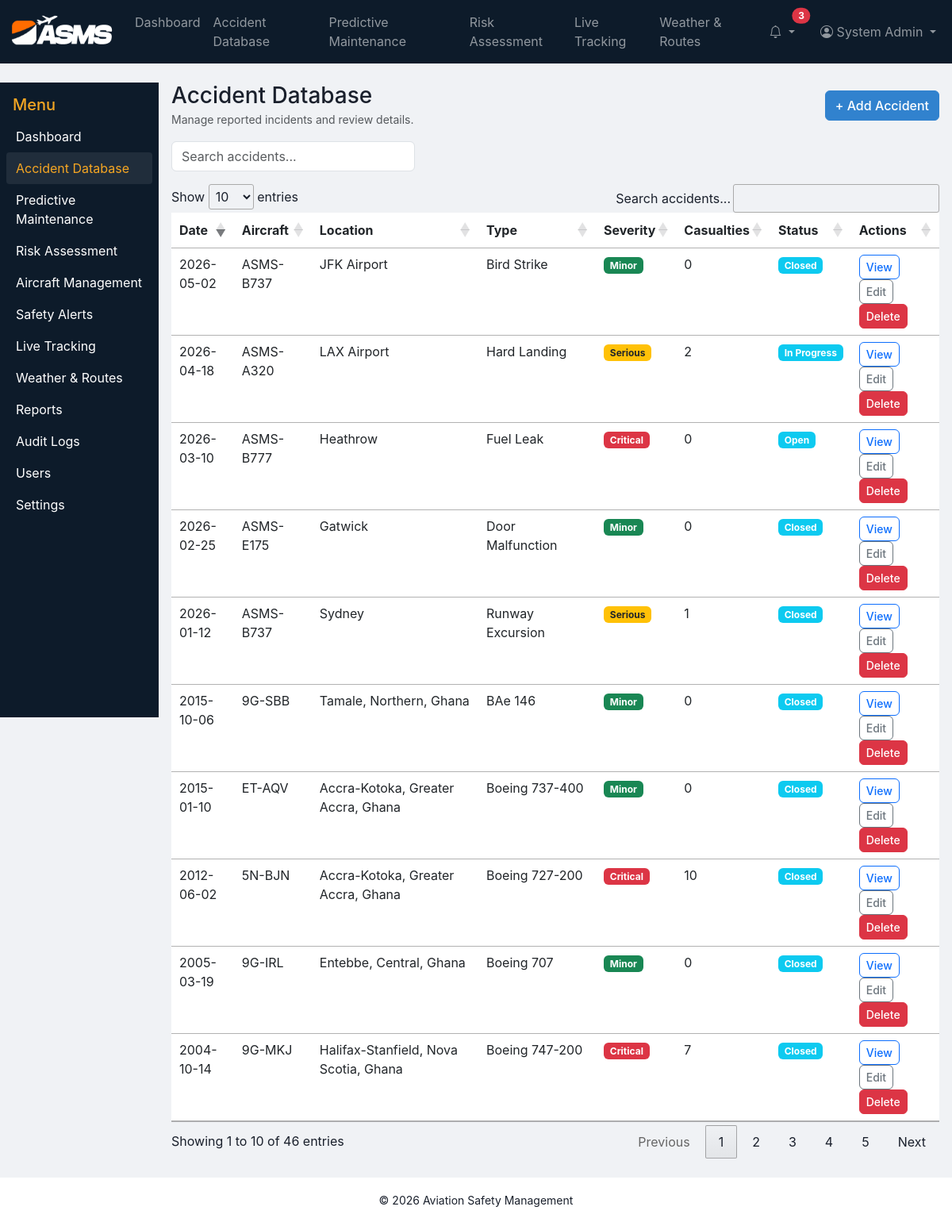
/asms/index.php?page=incidents (signed in), run on the app's committed database.
### tables this page shows
CREATE TABLE `incidents` (
  `id` int(11) NOT NULL,
  `incident_number` varchar(100) NOT NULL,
  `aircraft_id` int(11) DEFAULT NULL,
  `reported_by` int(11) DEFAULT NULL,
  `incident_type` varchar(100) DEFAULT NULL,
  `severity` enum('Minor','Serious','Critical') DEFAULT 'Minor',
  `location` varchar(255) DEFAULT NULL,
  `latitude` decimal(10,7) DEFAULT NULL,
  `longitude` decimal(10,7) DEFAULT NULL,
  `date_occurred` date DEFAULT NULL,
  `description` text DEFAULT NULL,
  `fatalities` int(11) DEFAULT 0,
  `injuries` int(11) DEFAULT 0,
  `status` enum('Open','In Progress','Closed') DEFAULT 'Open',
  `investigation_notes` text DEFAULT NULL,
  `created_at` timestamp NOT NULL DEFAULT current_timestamp(),
  `updated_at` timestamp NULL DEFAULT NULL
);

CREATE TABLE `aircraft` (
  `id` int(11) NOT NULL,
  `aircraft_code` varchar(50) NOT NULL,
  `aircraft_type` varchar(100) DEFAULT NULL,
  `manufacturer` varchar(100) DEFAULT NULL,
  `model` varchar(100) DEFAULT NULL,
  `serial_number` varchar(100) DEFAULT NULL,
  `registration_number` varchar(100) DEFAULT NULL,
  `status` varchar(50) DEFAULT 'active',
  `created_by` int(11) DEFAULT NULL,
  `created_at` timestamp NOT NULL DEFAULT current_timestamp(),
  `updated_at` timestamp NULL DEFAULT NULL
);

### asms/controllers/IncidentController.php (called while the page is built, shortened)
<?php
class IncidentController {
    public function index() {
        $db = Database::getInstance()->getConnection();
        $incidents = $db->query('SELECT i.*, a.aircraft_code FROM incidents i LEFT JOIN aircraft a ON a.id=i.aircraft_id ORDER BY date_occurred DESC')->fetchAll();
        require __DIR__ . '/../views/incidents/index.php';
    }
}

### asms/includes/functions.php (called while the page is built, shortened)
<?php
function e($str) {
    return htmlspecialchars($str, ENT_QUOTES, 'UTF-8');
}

### asms/views/incidents/index.php (the view)
<?php require_once __DIR__ . '/../layouts/header.php'; ?>
<?php require_once __DIR__ . '/../layouts/sidebar.php'; ?>
<div class="d-flex justify-content-between align-items-center mb-3">
  <div>
    <h3 class="mb-0">Accident Database</h3>
    <small class="text-muted">Manage reported incidents and review details.</small>
  </div>
  <a class="btn btn-primary" href="?page=incidents&action=create">+ Add Accident</a>
</div>
<div class="row mb-3">
  <div class="col-md-4">
    <input id="incident-search" class="form-control" placeholder="Search accidents...">
  </div>
</div>
<table class="table table-hover" id="incidents-table">
  <thead>
    <tr>
      <th>Date</th>
      <th>Aircraft</th>
      <th>Location</th>
      <th>Type</th>
      <th>Severity</th>
      <th>Casualties</th>
      <th>Status</th>
      <th>Actions</th>
    </tr>
  </thead>
  <tbody>
    <?php foreach($incidents as $inc): ?>
      <tr>
        <td><?php echo e($inc['date_occurred']); ?></td>
        <td><?php echo e($inc['aircraft_code']); ?></td>
        <td><?php echo e($inc['location']); ?></td>
        <td><?php echo e($inc['incident_type']); ?></td>
        <td><span class="badge <?php echo $inc['severity'] === 'Critical' ? 'bg-danger' : ($inc['severity'] === 'Serious' ? 'bg-warning text-dark' : 'bg-success'); ?>"><?php echo e($inc['severity']); ?></span></td>
        <td><?php echo e(($inc['fatalities'] ?? 0) + ($inc['injuries'] ?? 0)); ?></td>
        <td><span class="badge bg-info"><?php echo e($inc['status']); ?></span></td>
        <td>
          <a class="btn btn-sm btn-outline-primary me-1" href="?page=incidents&action=view&id=<?php echo $inc['id']; ?>">View</a>
          <a class="btn btn-sm btn-outline-secondary me-1" href="?page=incidents&action=edit&id=<?php echo $inc['id']; ?>">Edit</a>
          <button class="btn btn-sm btn-danger" onclick="deleteIncident(<?php echo $inc['id']; ?>)">Delete</button>
        </td>
      </tr>
    <?php endforeach; ?>
  </tbody>
</table>
<?php require_once __DIR__ . '/../layouts/footer.php'; ?>

### asms/index.php (shortened to what this page needs)
<?php
$page = $_GET['page'] ?? 'dashboard';
$action = $_GET['action'] ?? 'index';
$controllers = [
    'auth' => 'AuthController',
    'dashboard' => 'DashboardController',
    'aircraft' => 'AircraftController',
    'incidents' => 'IncidentController',
    'risks' => 'RiskController',
    'maintenance' => 'MaintenanceController',
    'alerts' => 'AlertController',
    'reports' => 'ReportController',
    'users' => 'UserController',
    'audit' => 'AuditController',
    'hazards' => 'HazardController',
    'compliance' => 'ComplianceController',
    'settings' => 'SettingsController',
    'map' => 'MapController',
    'weather' => 'WeatherController',
];
$controllerFile = __DIR__ . '/controllers/' . ($controllers[$page] ?? 'DashboardController') . '.php';
if (file_exists($controllerFile)) {
    $class = $controllers[$page] ?? 'DashboardController';
    if (class_exists($class)) {
        $ctrl = new $class();
        if (method_exists($ctrl, $action)) {
            $ctrl->{$action}();
            exit;
        }
    }
}

### asms/views/layouts/header.php (shortened to what this page needs)
<!doctype html>
<html lang="en">
<head>
  <link href="https://cdn.jsdelivr.net/npm/bootstrap@5.3.0/dist/css/bootstrap.min.css" rel="stylesheet">
  <link href="https://cdn.jsdelivr.net/npm/bootstrap-icons@1.10.5/font/bootstrap-icons.css" rel="stylesheet">
  <link rel="stylesheet" href="https://unpkg.com/leaflet@1.9.3/dist/leaflet.css" />
  <link href="<?php echo BASE_URL; ?>/assets/css/style.css" rel="stylesheet">
  <link rel="stylesheet" href="https://cdn.datatables.net/1.13.6/css/jquery.dataTables.min.css">
</head>
<body style="background:#f0f2f5;">
<nav class="navbar navbar-expand-lg navbar-dark navbar-custom">
  <div class="container-fluid">
    <div class="d-flex align-items-center">
      <a class="navbar-brand mb-0" href="<?php echo BASE_URL; ?>">
        <img src="<?php echo BASE_URL; ?>/assets/images/ASMS-main-logo.png" alt="ASMS logo" class="img-fluid" style="max-height:52px; width:auto;">
      </a>
    </div>
    <div class="collapse navbar-collapse" id="navmenu">
      <ul class="navbar-nav me-auto mb-2 mb-lg-0">
        <li class="nav-item"><a class="nav-link" href="?page=dashboard">Dashboard</a></li>
        <li class="nav-item"><a class="nav-link" href="?page=incidents">Accident Database</a></li>
        <li class="nav-item"><a class="nav-link" href="?page=maintenance">Predictive Maintenance</a></li>
        <li class="nav-item"><a class="nav-link" href="?page=risks">Risk Assessment</a></li>
        <li class="nav-item"><a class="nav-link" href="?page=map">Live Tracking</a></li>
        <li class="nav-item"><a class="nav-link" href="?page=weather">Weather & Routes</a></li>
      </ul>
      <ul class="navbar-nav ms-auto">
        <li class="nav-item dropdown me-3">
          <a class="nav-link position-relative dropdown-toggle" href="#" role="button" data-bs-toggle="dropdown" aria-expanded="false">
            <i class="bi bi-bell"></i>
            <span class="position-absolute top-0 start-100 translate-middle badge rounded-pill bg-danger">3</span>
          </a>
        </li>
        <li class="nav-item dropdown">
          <a class="nav-link dropdown-toggle" href="#" role="button" data-bs-toggle="dropdown">
            <i class="bi bi-person-circle"></i>
            <?php echo htmlspecialchars(isset($_SESSION['user']['full_name']) ? $_SESSION['user']['full_name'] : 'User'); ?>
          </a>
        </li>
      </ul>
    </div>
  </div>
</nav>
<div class="container-fluid mt-4" style="padding-left:0;padding-right:0;">

### asms/views/layouts/sidebar.php (shortened to what this page needs)
<?php
$currentPage = $_GET['page'] ?? 'dashboard';
$menuItems = [
    'dashboard' => 'Dashboard',
    'incidents' => 'Accident Database',
    'maintenance' => 'Predictive Maintenance',
    'risks' => 'Risk Assessment',
    'aircraft' => 'Aircraft Management',
    'alerts' => 'Safety Alerts',
    'map' => 'Live Tracking',
    'weather' => 'Weather & Routes',
    'reports' => 'Reports',
    'audit' => 'Audit Logs',
    'users' => 'Users',
    'settings' => 'Settings',
];
?>
<div class="row g-0 flex-nowrap">
  <div class="col-md-2 d-none d-md-block sidebar-container" style="flex:0 0 auto; width:16.667%;">
    <div class="bg-dark text-white sidebar" style="background:#0d1b2a; min-height:100vh; position:sticky; top:0; padding:1rem 0.5rem; margin-left:0;">
      <h5 class="text-warning" style="padding:0 0.5rem;">Menu</h5>
      <ul class="nav flex-column sidebar-nav" style="padding:0;">
        <?php foreach ($menuItems as $key => $label): ?>
          <li class="nav-item">
            <a class="nav-link text-white <?php echo $currentPage === $key ? 'active' : ''; ?>" href="?page=<?php echo $key; ?>"><?php echo $label; ?></a>
          </li>
        <?php endforeach; ?>
      </ul>
    </div>
  </div>
  <div class="col-md-10 content-area">

### asms/views/layouts/footer.php (shortened to what this page needs)
    </div>
  </div>
</div>
<footer class="mt-4 p-3 text-center" style="background:#fff;">
  <small>&copy; <?php echo date('Y'); ?> Aviation Safety Management</small>
</footer>
</body>
</html>

### asms/assets/css/style.css (style rules this page uses)
body { background: #f0f2f5; color:#1a202c; font-family: -apple-system, BlinkMacSystemFont, 'Segoe UI', Roboto, 'Helvetica Neue', Arial, sans-serif; }
.sidebar { position: sticky; top: 1rem; }
.sidebar-nav { padding: 0 !important; margin: 0 !important; }
.sidebar-nav .nav-link { color: #cbd5e1; padding: 0.5rem 0.75rem; margin: 0; border-radius: 4px; transition: all 0.2s ease; }
.sidebar-nav .nav-link.active, .sidebar-nav .nav-link:hover { color: #f5a623 !important; background: rgba(255, 255, 255, 0.08) !important; }
.bg-dark { background: #0d1b2a !important; }
.text-warning { color: #f5a623 !important; }
.sidebar-container { padding: 0; min-height: 100vh; height: 100vh; }
.content-area { padding: 0 1rem; }
.row.g-0 { margin: 0; }
.btn { border-radius: 6px; font-weight: 500; transition: all 0.2s ease; }
.btn-primary { background: #3182ce; border-color: #3182ce; }
.table { border-collapse: collapse; }
.table tbody tr { transition: all 0.2s ease; }

### asms/views/layouts/header.php (style rules this page uses)
.navbar-custom { background-color: #0d1b2a; }

### data on the page
incidents: date_occurred "2026-05-02", aircraft.aircraft_code "ASMS-B737", location "JFK Airport", incident_type "Bird Strike", severity "Minor", ($inc['fatalities'] ?? 0) + ($inc['injuries'] ?? 0) "0", status "Closed"
incidents: date_occurred "2026-04-18", aircraft.aircraft_code "ASMS-A320", location "LAX Airport", incident_type "Hard Landing", severity "Serious", ($inc['fatalities'] ?? 0) + ($inc['injuries'] ?? 0) "2", status "In Progress"
incidents: date_occurred "2026-03-10", aircraft.aircraft_code "ASMS-B777", location "Heathrow", incident_type "Fuel Leak", severity "Critical", ($inc['fatalities'] ?? 0) + ($inc['injuries'] ?? 0) "0", status "Open"
incidents: date_occurred "2026-02-25", aircraft.aircraft_code "ASMS-E175", location "Gatwick", incident_type "Door Malfunction", severity "Minor", ($inc['fatalities'] ?? 0) + ($inc['injuries'] ?? 0) "0", status "Closed"
incidents: date_occurred "2026-01-12", aircraft.aircraft_code "ASMS-B737", location "Sydney", incident_type "Runway Excursion", severity "Serious", ($inc['fatalities'] ?? 0) + ($inc['injuries'] ?? 0) "1", status "Closed"
incidents: date_occurred "2015-10-06", aircraft.aircraft_code "9G-SBB", location "Tamale, Northern, Ghana", incident_type "BAe 146", severity "Minor", ($inc['fatalities'] ?? 0) + ($inc['injuries'] ?? 0) "0", status "Closed"
incidents: date_occurred "2015-01-10", aircraft.aircraft_code "ET-AQV", location "Accra-Kotoka, Greater Accra, Ghana", incident_type "Boeing 737-400", severity "Minor", ($inc['fatalities'] ?? 0) + ($inc['injuries'] ?? 0) "0", status "Closed"
incidents: date_occurred "2012-06-02", aircraft.aircraft_code "5N-BJN", location "Accra-Kotoka, Greater Accra, Ghana", incident_type "Boeing 727-200", severity "Critical", ($inc['fatalities'] ?? 0) + ($inc['injuries'] ?? 0) "10", status "Closed"
incidents: date_occurred "2005-03-19", aircraft.aircraft_code "9G-IRL", location "Entebbe, Central, Ghana", incident_type "Boeing 707", severity "Minor", ($inc['fatalities'] ?? 0) + ($inc['injuries'] ?? 0) "0", status "Closed"
incidents: date_occurred "2004-10-14", aircraft.aircraft_code "9G-MKJ", location "Halifax-Stanfield, Nova Scotia, Ghana", incident_type "Boeing 747-200", severity "Critical", ($inc['fatalities'] ?? 0) + ($inc['injuries'] ?? 0) "7", status "Closed"

### other printed values
$label "Dashboard"
$label "Accident Database"
$label "Predictive Maintenance"
$label "Risk Assessment"
$label "Aircraft Management"
$label "Safety Alerts"
$label "Live Tracking"
$label "Weather & Routes"
$label "Reports"
$label "Audit Logs"
$label "Users"
$label "Settings"
